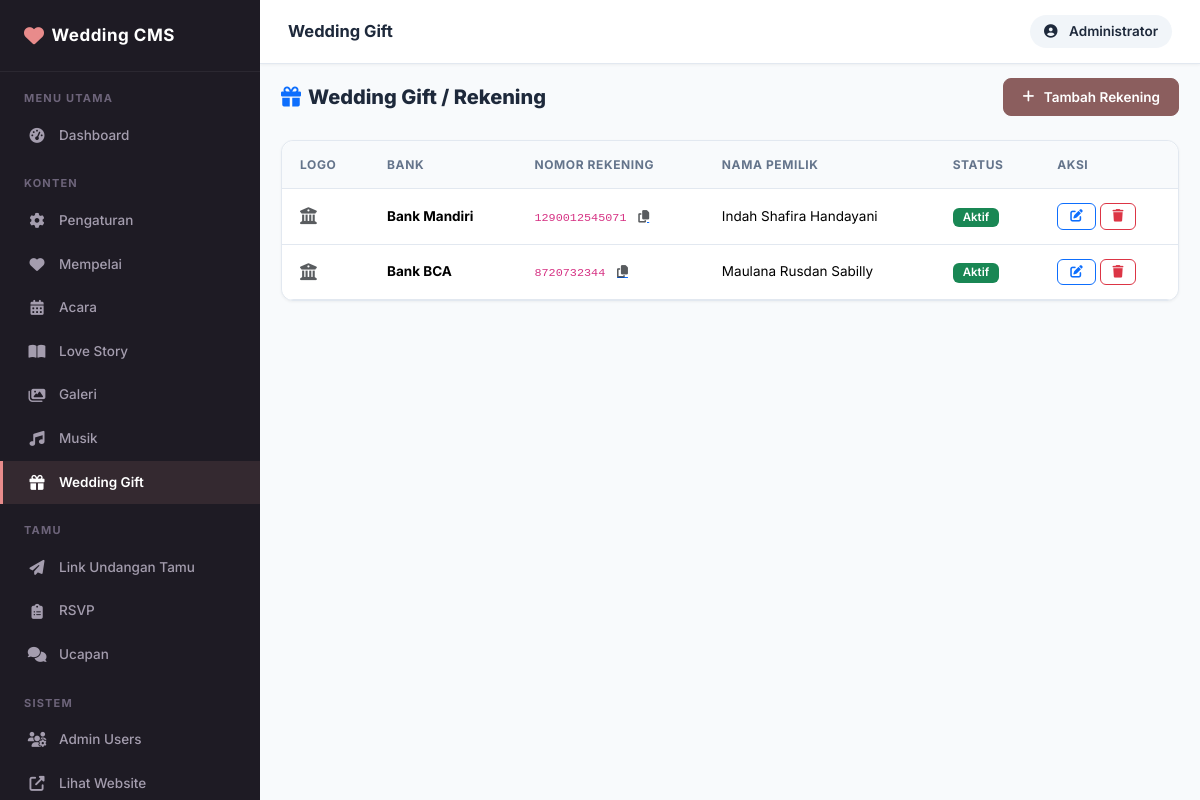
The app's page /admin/gift/index.php (signed in) with its own data.
### tables this page shows
CREATE TABLE `bank_accounts` (
  `id` int UNSIGNED NOT NULL,
  `bank_name` varchar(100) NOT NULL,
  `account_number` varchar(50) NOT NULL,
  `account_holder` varchar(150) NOT NULL,
  `bank_logo` varchar(255) NOT NULL DEFAULT '',
  `qris_image` varchar(255) NOT NULL DEFAULT '',
  `is_active` tinyint(1) NOT NULL DEFAULT '1',
  `created_at` timestamp NOT NULL DEFAULT CURRENT_TIMESTAMP,
  `updated_at` timestamp NOT NULL DEFAULT CURRENT_TIMESTAMP ON UPDATE CURRENT_TIMESTAMP
);

### includes/helpers.php (called while the page is built, shortened)
<?php
function e(string $value): string {
    return htmlspecialchars($value, ENT_QUOTES, 'UTF-8');
}
function is_https(): bool {
    return false;
}
function base_url(string $path = ''): string {
    $protocol = is_https() ? 'https' : 'http';
    $host     = $_SERVER['HTTP_HOST'] ?? 'localhost';
    $root_fs  = str_replace('\\', '/', dirname(__DIR__));
    $doc_root = str_replace('\\', '/', rtrim($_SERVER['DOCUMENT_ROOT'] ?? '', '/\\'));
    if ($doc_root !== '' && strpos($root_fs, $doc_root) === 0) {
        $base = substr($root_fs, strlen($doc_root));
    } else {
        $script = str_replace('\\', '/', $_SERVER['SCRIPT_NAME'] ?? '/index.php');
        $base   = preg_replace('#/(admin|includes|assets|uploads|database)(/.*)?$#', '', $script);
        $base   = rtrim(dirname($base), '/');
    }
    $base = rtrim($base, '/');
    return $protocol . '://' . $host . $base . '/' . ltrim($path, '/');
}
function admin_url(string $path = ''): string {
    return base_url('admin/' . ltrim($path, '/'));
}

### includes/db.php (called while the page is built, shortened)
<?php
function get_db(): PDO {
    static $pdo = null;
    if ($pdo === null) {
        try {
            $dsn = 'mysql:host=' . DB_HOST . ';dbname=' . DB_NAME . ';charset=' . DB_CHARSET;
            $options = [
                PDO::ATTR_ERRMODE            => PDO::ERRMODE_EXCEPTION,
                PDO::ATTR_DEFAULT_FETCH_MODE => PDO::FETCH_ASSOC,
                PDO::ATTR_EMULATE_PREPARES   => false,
            ];
            $pdo = new PDO($dsn, DB_USER, DB_PASS, $options);
        } catch (PDOException $e) {
            error_log('Database connection failed: ' . $e->getMessage());
            die(json_encode(['error' => true, 'message' => 'Database connection failed.']));
        }
    }
    return $pdo;
}
function db_query(string $sql, array $params = []): array {
    try {
        $stmt = get_db()->prepare($sql);
        $stmt->execute($params);
        return $stmt->fetchAll();
    } catch (PDOException $e) {
        error_log('Query error: ' . $e->getMessage() . ' SQL: ' . $sql);
        return [];
    }
}

### includes/functions.php (called while the page is built, shortened)
<?php
require_once __DIR__ . '/db.php';
require_once __DIR__ . '/helpers.php';
function get_all_bank_accounts(): array {
    return db_query("SELECT * FROM bank_accounts ORDER BY id ASC");
}

### admin/gift/index.php (the view, shortened to what this page needs)
<?php
require_once dirname(__DIR__) . '/includes/header.php';
$accounts = get_all_bank_accounts();
?>
<div class="page-header">
    <h4><i class="fas fa-gift me-2 text-primary"></i>Wedding Gift / Rekening</h4>
    <a href="<?= admin_url('gift/create.php') ?>" class="btn btn-primary">
        <i class="fas fa-plus me-1"></i>Tambah Rekening
    </a>
</div>
<div class="card">
    <div class="card-body p-0">
        <?php if (empty($accounts)): ?>
            <div class="empty-state">
                <i class="fas fa-gift"></i>
                <h5>Belum ada rekening</h5>
                <p>Klik "Tambah Rekening" untuk menambahkan data rekening.</p>
            </div>
        <?php else: ?>
        <div class="table-responsive">
            <table class="table">
                <thead>
                    <tr>
                        <th>Logo</th>
                        <th>Bank</th>
                        <th>Nomor Rekening</th>
                        <th>Nama Pemilik</th>
                        <th>Status</th>
                        <th>Aksi</th>
                    </tr>
                </thead>
                <tbody>
                    <?php foreach ($accounts as $acc): ?>
                    <tr>
                        <td>
                        </td>
                        <td>
                            <strong><?= e($acc['bank_name']) ?></strong>
                        </td>
                        <td>
                            <code><?= e($acc['account_number']) ?></code>
                            <button class="btn btn-sm btn-link p-0 ms-2"
                                    data-copy="<?= e($acc['account_number']) ?>"
                                    title="Salin">
                                <i class="fas fa-copy text-muted"></i>
                            </button>
                        </td>
                        <td><?= e($acc['account_holder']) ?></td>
                        <td>
                            <?php if ($acc['is_active']): ?>
                                <span class="badge bg-success">Aktif</span>
                            <?php else: ?>
                                <span class="badge bg-secondary">Nonaktif</span>
                            <?php endif; ?>
                        </td>
                        <td>
                            <a href="<?= admin_url('gift/edit.php?id=' . $acc['id']) ?>"
                               class="btn btn-sm btn-outline-primary">
                                <i class="fas fa-edit"></i>
                            </a>
                            <a href="<?= admin_url('gift/delete.php?id=' . $acc['id']) ?>"
                               class="btn btn-sm btn-outline-danger"
                               data-confirm="Hapus rekening '<?= e($acc['bank_name']) ?>'?">
                                <i class="fas fa-trash"></i>
                            </a>
                        </td>
                    </tr>
                    <?php endforeach; ?>
                </tbody>
            </table>
        </div>
        <?php endif; ?>
    </div>
</div>
<?php require_once dirname(__DIR__) . '/includes/footer.php'; ?>

### assets/css/admin.css (style rules this page uses)
:root { --sidebar-width: 260px; --sidebar-bg: #1e1b24; --sidebar-hover: #2d2838; --sidebar-active: #8b5e5e; --sidebar-text: #a49dae; --sidebar-text-active: #ffffff; --topbar-height: 64px; --topbar-bg: #ffffff; --primary: #8b5e5e; --primary-hover: #754c4c; --primary-light: #f5ebe6; --secondary: #d8b4a0; --success: #10b981; --danger: #ef4444; --warning: #f59e0b; --info: #0ea5e9; --body-bg: #f8fafc; --card-bg: #ffffff; --border-color: #e2e8f0; --text-dark: #1e293b; --text-muted: #64748b; --font: 'Inter', -apple-system, BlinkMacSystemFont, sans-serif; --radius: 12px; --shadow-sm: 0 1px 3px rgba(0,0,0,0.05); --shadow-md: 0 4px 16px rgba(0,0,0,0.06); --shadow-lg: 0 10px 30px rgba(0,0,0,0.08); }
*, *::before, *::after { box-sizing: border-box; }
html, body { margin: 0; padding: 0; font-family: var(--font); background: var(--body-bg); color: var(--text-dark); font-size: 14px; line-height: 1.6; -webkit-font-smoothing: antialiased; }
.card { background: var(--card-bg); border: 1px solid var(--border-color); border-radius: var(--radius); box-shadow: var(--shadow-sm); margin-bottom: 24px; overflow: hidden; }
.card-body { padding: 22px; }
.table-responsive { border-radius: var(--radius); }
.table { margin-bottom: 0; font-size: 13.5px; }
.table thead th { background: #f8fafc; border-bottom: 1px solid var(--border-color); font-weight: 700; font-size: 12px; text-transform: uppercase; letter-spacing: 0.6px; color: var(--text-muted); padding: 14px 18px; white-space: nowrap; }
.table tbody td { padding: 14px 18px; vertical-align: middle; border-color: var(--border-color); }
.btn { border-radius: 8px; font-size: 13.5px; font-weight: 600; padding: 8px 18px; transition: all 0.2s ease; display: inline-flex; align-items: center; gap: 6px; justify-content: center; }
.btn-primary { background: var(--primary); border-color: var(--primary); color: #fff; }
.btn-sm { padding: 6px 12px; font-size: 12.5px; border-radius: 6px; }
.badge { font-size: 11.5px; font-weight: 600; border-radius: 6px; padding: 4px 10px; }
.page-header { display: flex; align-items: center; justify-content: space-between; margin-bottom: 24px; flex-wrap: wrap; gap: 12px; }
.page-header h4 { margin: 0; font-size: 20px; font-weight: 800; color: var(--text-dark); }

### records on screen
bank_accounts: bank_name "Bank Mandiri", account_number "1290012545071", account_holder "Indah Shafira Handayani", is_active "Aktif"
bank_accounts: bank_name "Bank BCA", account_number "8720732344", account_holder "Maulana Rusdan Sabilly", is_active "Aktif"

### other values on screen
$page_title "Wedding Gift"
$admin['name'] "Administrator"
